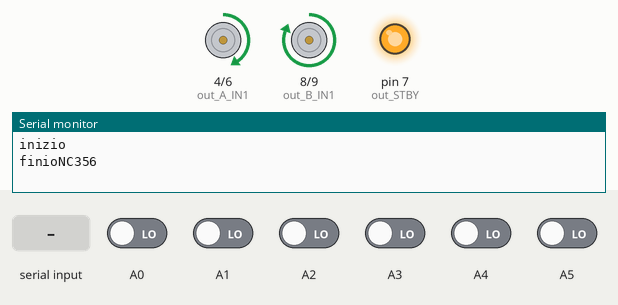
A sketch run on a simulated Arduino Uno, built with avr-gcc and run on an emulated ATmega328P. Parts: motor-driver pin pairs drawn as motors (green arrow = first pin HIGH = forward, orange = second pin HIGH = backward, longer = more drive, scaled by the enable pin, stopped while the standby pin is LOW), output pins drawn as LEDs (lit = HIGH), the last lines printed to the serial monitor. The test bench sets the inputs (shaded band); at power-on: A0–5 LOW.

Above: at 11.2 s.
11.3 s: "I90\n" received over Serial
At 11.84 s:
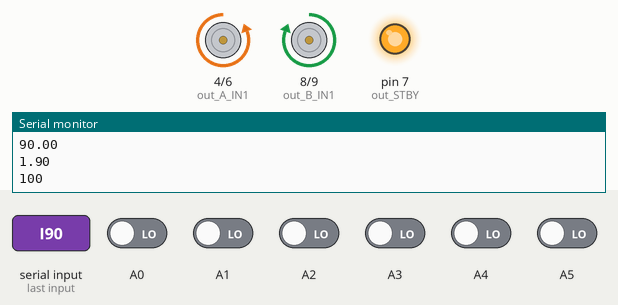
14.3 s: "I,45\n" received over Serial
At 15.3 s:
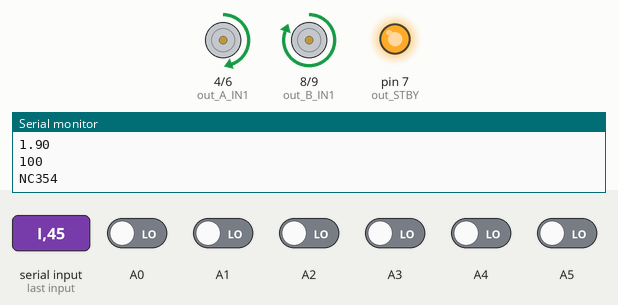
15.8 s: A1 driven HIGH
At 17.0 s:
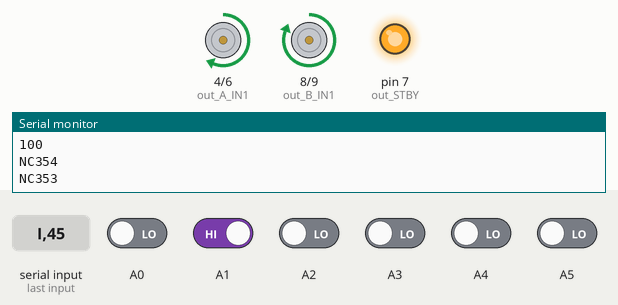
17.3 s: A2 driven HIGH
At 18.2 s:
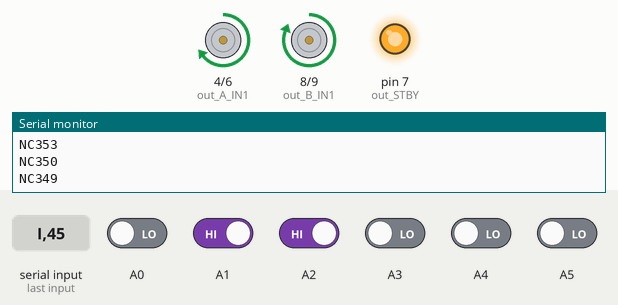
18.8 s: "M,45\n" received over Serial
At 19.9 s:
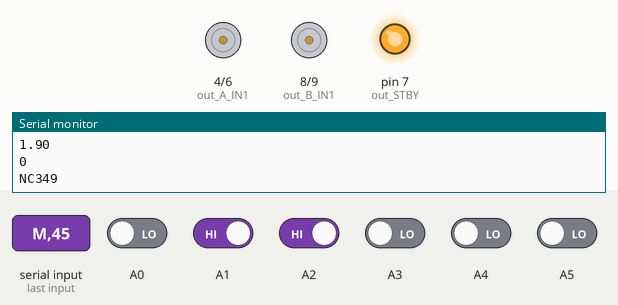
Timing chart, 0 to 21.3 s (numbered marks = the images above; inputs shaded):
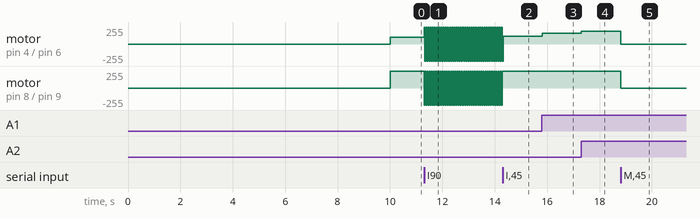

The sketch:

Lavinia_Mondin_5_53__codice_per_la_gara_.ino
```cpp
/*

 * @scuola:  Lavini Mondin

 * @autori: Matteo Bifone, Alessandro Palazzo, Michele Manara
 *
 * Squadra: Crosby

 * Robot:  Hope

 * @data:   Maggio 2017

 * Versione: -

 * @evento: Roboval 2017

 *

 */


#include <QTRSensors.h>

float Kp=0.03; // 0.3

float Kd=1.9; //2.5  0.85

float Ki=0.000; //0.005

#define out_STBY    7

#define out_B_PWM   10 //B motore destro

#define out_A_PWM   5  //A motore sinistro

#define out_A_IN2   6

#define out_A_IN1   4

#define out_B_IN1   8

#define out_B_IN2   9

#define left_motor  0

#define right_motor 1


#define leftFar          0

#define leftCenter       1

#define leftNear         2

#define rightNear        3

#define rightCenter      4

#define rightFar         5

#define NUM_SENSORS      6

#define TIMEOUT       2500

#define EMITTER_PIN   QTR_NO_EMITTER_PIN


#define DEBFULL 0

#define SOGLIA 200 //  -----------------------------------------------------------------------------------------------------------------------------------------


#define MAXSP  225// Max speeed -------------------------------------------------------------------------------------------------------------------------------

#define MINSP  60 // Min speed ---------------------------------------------------------------------------------------------------------------------------------


int maxSpeed=100; //di default 100 max speed of the robot

int baseSpeed=100;//di default 50 this is the speed at which the motors should spin when the robot is perfectly on the line

#define soglia 200


#define SOG_ST 10

#define ST_N  0

#define ST_CD 1

#define ST_CS 2

#define ST_T 3

#define ST_V 4


int lc,ln,lf,rc,rn,rf;

int lastDebugTime = 0;

int lastError = 0;

int I=0;

int time=0;

int rightMotorSpeed;

int leftMotorSpeed;

int scarto=600;


QTRSensorsRC qtrrc((unsigned char[]) {

  A0, A1, A2, A3, A4, A5}

,NUM_SENSORS, TIMEOUT, EMITTER_PIN);

unsigned int sensorValues[NUM_SENSORS];


int matrice[6][6];

int i;//valore per la matrice

int sensori[6];

int numCamp=0;          // num campionamenti

unsigned long lastMs,currMs;

int ps=0;

char riga[100];


void setup(){

  Serial.begin(9600);

  pinMode(out_STBY,OUTPUT);

  pinMode(out_A_PWM,OUTPUT);

  pinMode(out_A_IN1,OUTPUT);

  pinMode(out_A_IN2,OUTPUT);

  pinMode(out_B_PWM,OUTPUT);

  pinMode(out_B_IN1,OUTPUT);

  pinMode(out_B_IN2,OUTPUT);

  Serial.println("inizio");

  for (int i = 0; i < 400; i++){

    qtrrc.calibrate();

  }

  Serial.print("finio");

  motor_standby(false);

  numCamp=0;

  lastMs=millis();

}


void loop()

{

  numCamp++;

  currMs=millis();

  if (currMs-lastMs >=1000){

    Serial.print("NC");

    Serial.println(numCamp);

    lastMs=currMs;

    numCamp=0;


  }


  unsigned int sensors[6];

  int aposition = qtrrc.readLine(sensors);

  int error = aposition - 2500;


  int motorSpeed = (int)(Kp * error + Kd * (error - lastError) + I * Ki);

  lastError = error;

  I=I+(error*0.01);

  //Serial.println(I);

  rightMotorSpeed = baseSpeed - motorSpeed;

  leftMotorSpeed =  baseSpeed + motorSpeed;


  if (rightMotorSpeed > maxSpeed ) rightMotorSpeed = maxSpeed;

  if (leftMotorSpeed > maxSpeed ) leftMotorSpeed = maxSpeed;

  if (rightMotorSpeed < -maxSpeed) rightMotorSpeed = -maxSpeed;

  if (leftMotorSpeed < -maxSpeed) leftMotorSpeed = -maxSpeed;

  motors(leftMotorSpeed,rightMotorSpeed);


  if (Serial.available()>0){

    int c=Serial.read();

    if (c!='\n')

      riga[ps++]=c;

    else{

      riga[ps]=0;

      //Serial.print(riga);

      float f=atof(riga+1);

      ps=0;

      if (riga[0]=='I') {

        Ki=f;

        Serial.println("\nPIDM");

        Serial.println(Kp);

        Serial.println(Ki);

        Serial.println(Kd);

        Serial.println(maxSpeed);


      }

      if (riga[0]=='D') {

        Kd=f;

        Serial.println("\nPIDM");

        Serial.println(Kp);

        Serial.println(Ki);

        Serial.println(Kd);

        Serial.println(maxSpeed);

      }

      if (riga[0]=='P') {

        Kp=f;

        Serial.println("\nPIDM");

        Serial.println(Kp);

        Serial.println(Ki);

        Serial.println(Kd);

        Serial.println(maxSpeed);

      }

      if (riga[0]=='M') {

        maxSpeed=(int)f;

        Serial.println("\nPIDM");

        Serial.println(Kp);

        Serial.println(Ki);

        Serial.println(Kd);

        Serial.println(maxSpeed);


      }

      if (riga[0]=='B') {

        baseSpeed=(int)f;

        Serial.println("\nPIDM");

        Serial.println(Kp);

        Serial.println(Ki);

        Serial.println(Kd);

        Serial.println(maxSpeed);

        Serial.println(baseSpeed);


      }

    }

  }


}


void motors(int l, int r){

  set_motor(right_motor,r);

  set_motor(left_motor,l);

}


void set_motor(boolean motor, char speed) { // imposta la velocitÃ  tra -100 (indietro) e +100 (avanti)

  byte PWMvalue=0;

  PWMvalue = map(abs(speed),0,100,50,255);

  if (speed > 0)

    motor_speed(motor,0,PWMvalue);

  else if (speed < 0)

    motor_speed(motor,1,PWMvalue);

  else {

    motor_coast(motor);

  }

}

void motor_speed(boolean motor, boolean direction, byte speed) { // imposta la velocitÃ  tra 0 e 255

  if (motor == left_motor) {

    if (direction == 0) {

      digitalWrite(out_A_IN1,HIGH);

      digitalWrite(out_A_IN2,LOW);

    }

    else {

      digitalWrite(out_A_IN1,LOW);

      digitalWrite(out_A_IN2,HIGH);

    }

    analogWrite(out_A_PWM,speed);

  }

  else {

    if (direction == 0) {

      digitalWrite(out_B_IN1,HIGH);

      digitalWrite(out_B_IN2,LOW);

    }

    else {

      digitalWrite(out_B_IN1,LOW);

      digitalWrite(out_B_IN2,HIGH);

    }

    analogWrite(out_B_PWM,speed);

  }

}

void motor_standby(boolean state) { // abilita/disabilita i motori

  if (state == true)

    digitalWrite(out_STBY,LOW);

  else

    digitalWrite(out_STBY,HIGH);

}


void motor_coast(boolean motor) { // motore in folle

  if (motor == left_motor) {

    digitalWrite(out_A_IN1,LOW);

    digitalWrite(out_A_IN2,LOW);

    digitalWrite(out_A_PWM,HIGH);

  }

  else {

    digitalWrite(out_B_IN1,LOW);

    digitalWrite(out_B_IN2,LOW);

    digitalWrite(out_B_PWM,HIGH);

  }

}


void motor_brake(boolean motor) { // freno motore

  if (motor == left_motor) {

    digitalWrite(out_A_IN1,HIGH);

    digitalWrite(out_A_IN2,HIGH);

  }

  else {

    digitalWrite(out_B_IN1,HIGH);

    digitalWrite(out_B_IN2,HIGH);

  }

}
```

Measured:
- after the input at 11.3 s, motor on pin 4 (out_A_IN1) / pin 6 (out_A_IN2), motor on pin 8 (out_B_IN1) / pin 9 (out_B_IN2): alternates forward 255/255 for 0.04 s and backward 255/255 for 0.04 s, starting at once
- after the input at 14.3 s, motor on pin 8 (out_B_IN1) / pin 9 (out_B_IN2): stops changing and stays forward 255/255
- after the input at 15.8 s, motor on pin 4 (out_A_IN1) / pin 6 (out_A_IN2): forward 117/255 → forward 162/255 at once
- after the input at 17.3 s, motor on pin 4 (out_A_IN1) / pin 6 (out_A_IN2): forward 162/255 → forward 193/255 at once
- after the input at 18.8 s, motor on pin 4 (out_A_IN1) / pin 6 (out_A_IN2): forward 193/255 → stopped at once; motor on pin 8 (out_B_IN1) / pin 9 (out_B_IN2): forward 255/255 → stopped at once
